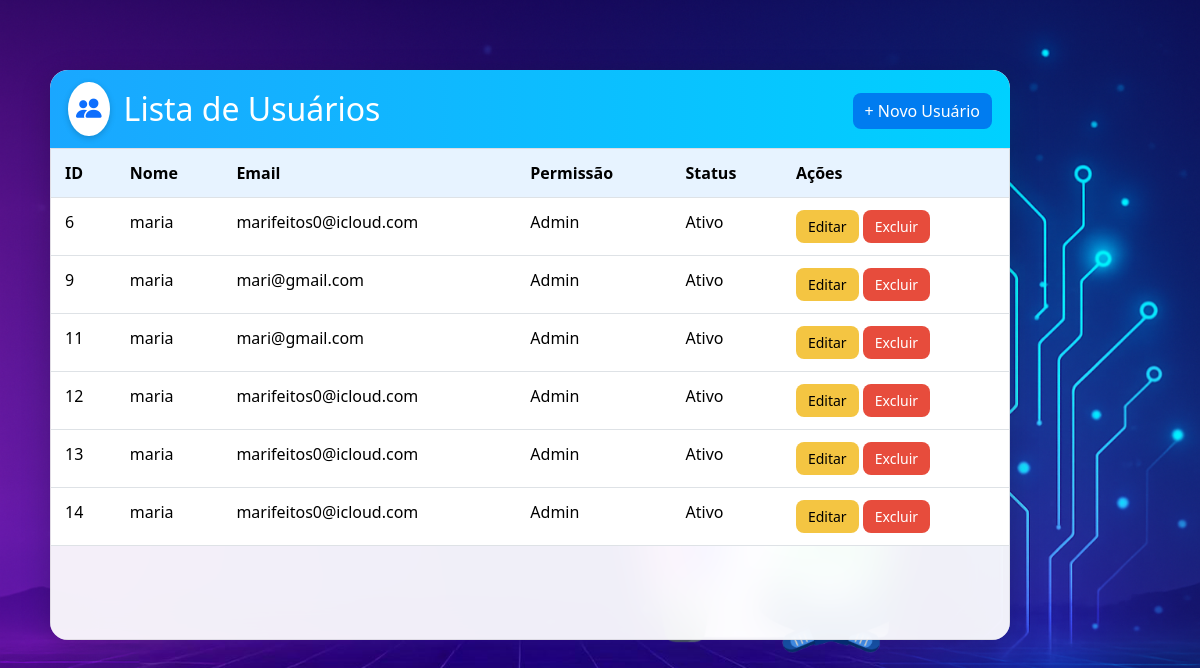
Before: / with the older database file.
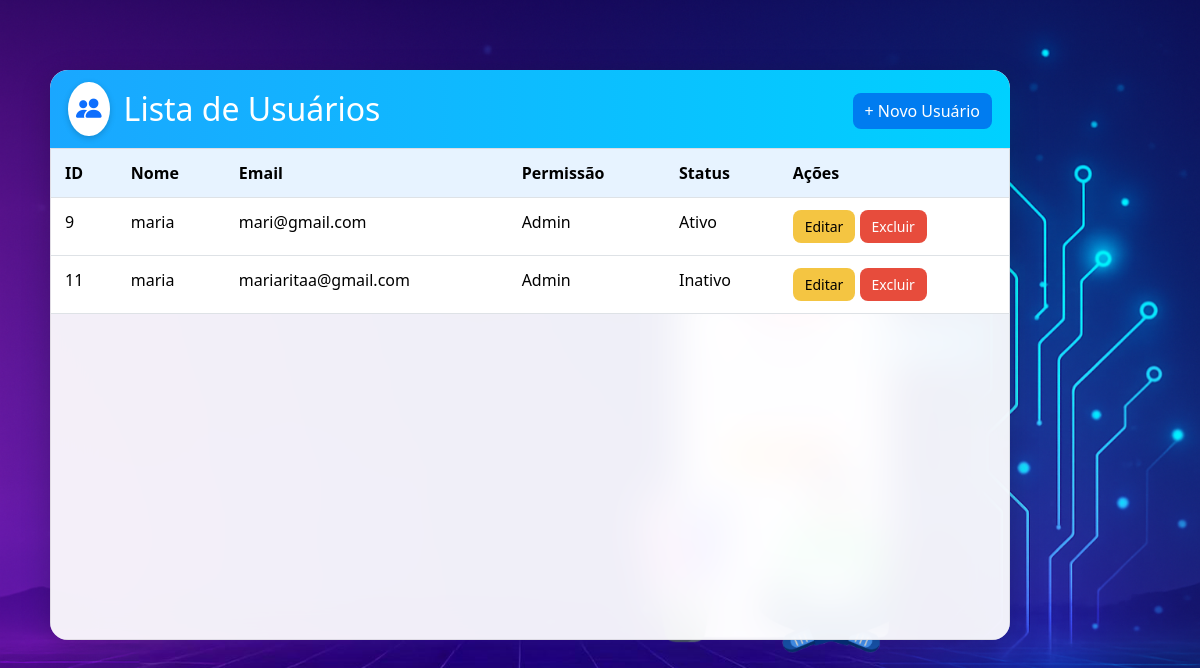
After: the same page with the newer database file.
### tables this page shows
CREATE TABLE usuarios (
    id INTEGER PRIMARY KEY AUTOINCREMENT,
    nome TEXT NOT NULL,
    email TEXT NOT NULL,
    usuario TEXT NOT NULL,
    senha TEXT NOT NULL,
    sexo TEXT,
    telefone TEXT,
    endereco TEXT,
    cpf TEXT NOT NULL,
    permissao TEXT NOT NULL,
    status TEXT NOT NULL
);

### app.py (the view)
@app.route('/')
def index():
    with get_conn() as conn:
        cur = conn.cursor()
        cur.execute('SELECT * FROM usuarios')
        usuarios = cur.fetchall()
    return render_template('index.html', usuarios=usuarios)

### app.py (called while the page is built)
def get_conn():
    return sqlite3.connect('database.db')

### templates/index.html (shortened to what this page needs)
{% extends 'base.html' %}
{% block content %}
<div class="card-list">
  <div class="custom-header">
    <i class="bi bi-people-fill header-icon"></i>
    <h2 class="mb-0">Lista de Usuários</h2>
    <div class="ms-auto">
      <a href="/cadastrar" class="btn btn-primary">+ Novo Usuário</a>
    </div>
  </div>
  {% if usuarios %}
    <div class="table-scroll">
      <table class="table">
        <thead>
          <tr class="table-header">
            <th>ID</th>
            <th>Nome</th>
            <th>Email</th>
            <th>Permissão</th>
            <th>Status</th>
            <th>Ações</th>
          </tr>
        </thead>
        <tbody>
          {% for usuario in usuarios %}
          <tr>
            <td>{{ usuario[0] }}</td>
            <td>{{ usuario[1] }}</td>
            <td>{{ usuario[2] }}</td>
            <td>{{ usuario[9] }}</td>
            <td>{{ usuario[10] }}</td>
            <td>
              <a href="/editar/{{ usuario[0] }}" class="btn btn-warning btn-sm">Editar</a>
              <a href="/excluir/{{ usuario[0] }}" class="btn btn-danger btn-sm"
                 onclick="return confirm('Deseja excluir este usuário?')">Excluir</a>
            </td>
          </tr>
          {% endfor %}
        </tbody>
      </table>
    </div>
  {% else %}
    <p class="text-center mb-0">Nenhum usuário cadastrado.</p>
  {% endif %}
</div>
{% endblock %}

### templates/base.html (shortened to what this page needs)
<!DOCTYPE html>
<html lang="pt-br">
<head>
  <link href="https://cdn.jsdelivr.net/npm/bootstrap@5.3.2/dist/css/bootstrap.min.css" rel="stylesheet">
  <link rel="stylesheet" href="https://cdn.jsdelivr.net/npm/bootstrap-icons@1.10.5/font/bootstrap-icons.css">
 <link rel="stylesheet" href="{{ url_for('static', filename='style.css') }}?v=2.0">
</head>
<body>
  <div class="container py-5 d-flex justify-content-start">
    {% block content %}{% endblock %}
  </div>
</body>
</html>

### static/style.css (style rules this page uses)
body { font-family: 'Segoe UI', Tahoma, Geneva, Verdana, sans-serif; background-image: url('/static/img/background-cadastro.jpg'); background-size: cover; background-position: center; background-repeat: no-repeat; min-height: 100vh; margin: 0; }
.header-icon { font-size: 2rem; background: white; color: #0d6efd; padding: 10px; border-radius: 50%; box-shadow: 0 2px 6px rgba(0,0,0,0.2); }
.btn { border-radius: 8px; transition: all 0.3s ease; }
.btn-primary { background-color: #007cf0; border: none; }
html, body { height: 100%; overflow: hidden; }
.card-list { position: fixed; top: 70px; left: clamp(50px, 18vw, 0px); width: min(960px, 92vw); padding: 0; --bottom-gap: 160px; height: calc(100vh - 70px - var(--bottom-gap)); background: rgba(255, 255, 255, 0.85); backdrop-filter: blur(20px); border-radius: 18px; box-shadow: 0 8px 30px rgba(0,0,0,0.2); display: flex; flex-direction: column; overflow: hidden; }
.card-list .custom-header { display:flex; align-items:center; gap:14px; color:#fff; font-weight:700; font-size:1.6rem; background: linear-gradient(90deg,#1aa7ff,#00d1ff); border-radius: 18px 18px 0 0; padding: 12px 18px; }
.card-list .header-icon { font-size:1.6rem; background:#fff; color:#0d6efd; padding:8px; border-radius:50%; box-shadow:0 2px 6px rgba(0,0,0,0.18); }
.table-scroll { flex: 1 1 auto; min-height: 0; overflow-y: scroll; background: rgba(255,255,255,0.55); border: 1px solid rgba(0,0,0,0.08); border-radius: 0 0 12px 12px; background: rgba(255,255,255,0.55); border: 1px solid rgba(0,0,0,0.08); border-radius: 0 0 12px 12px; }
.table { width:100%; border-collapse:collapse; }
.table th, .table td { padding: 12px 14px; }
.table thead { position: sticky; top: 0; z-index: 1; background: #e7f3ff; }
.table thead th { position: sticky; top: 0; background: #e7f3ff; }
.table tbody tr:nth-child(odd) { background: rgba(0,0,0,0.03); }
.table .btn { border-radius:8px; padding:6px 12px; border:none; }
.table .btn-warning { background:#f4c542; }
.table .btn-danger { background:#e74c3c; }

Changed rows visible on the page:
removed usuarios: id "6", nome "maria", email "marifeitos0@icloud.com", permissao "Admin", status "Ativo"
removed usuarios: id "12", nome "maria", email "marifeitos0@icloud.com", permissao "Admin", status "Ativo"
removed usuarios: id "13", nome "maria", email "marifeitos0@icloud.com", permissao "Admin", status "Ativo"
removed usuarios: id "14", nome "maria", email "marifeitos0@icloud.com", permissao "Admin", status "Ativo"
changed usuarios id 11: email "mari@gmail.com" → "mariaritaa@gmail.com"; status "Ativo" → "Inativo"
